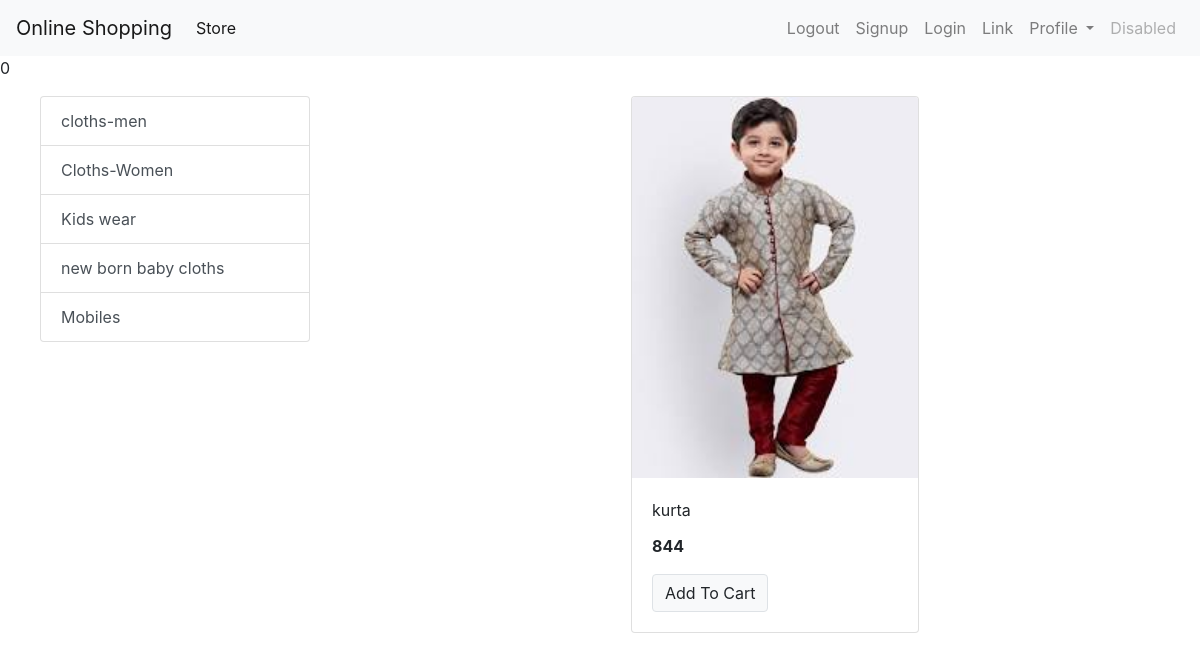
Screenshot of /?category=3 with the database file from the repository.
### Storeapp/models/category.py (models this page shows, shortened)
class Category(models.Model):
    name = models.CharField(max_length=20)
    @staticmethod
    def get_all_categories():
        return Category.objects.all()

### Storeapp/models/product.py (models this page shows, shortened)
class Product(models.Model):
    name = models.CharField(max_length=50)
    price = models.IntegerField(default=0)
    category = models.ForeignKey(Category , on_delete=models.CASCADE , default=1)
    description = models.CharField(max_length=200 , default='' , null=True , blank=True)
    image = models.ImageField(upload_to='uploads/products/')
    @staticmethod
    def get_all_products_by_categoryid(category_id):
        if category_id:
            return Product.objects.filter(category = category_id)
        else:
            return Product.get_all_products();

### Storeapp/views.py (the view)
# urls.py: path('', index , name='homepage'),
def index(request):
    products = None
    categories = Category.get_all_categories()
    categoryID = request.GET.get('category')
    if categoryID:
        products = Product.get_all_products_by_categoryid(categoryID)
    else:
        products = Product.get_all_products();
    data = {}
    data['products'] = products
    data['categories'] = categories
    print('you are : ' , request.session.get('email'))
    return render(request , 'index.html' , data)

### Storeapp/templates/index.html (shortened to what this page needs)
{% extends 'base.html' %}
{% block content %}0
<div class="container-fluid mt-3">
  <div class="row">
    <div class="col-lg-3 mx-auto">
      <div class="list-group">
        {% for category in categories %}
        <a href="/?category={{category.id}}" class="list-group-item
        list-group-item-action ">{{category.name}}</a>
        {% endfor %}
      </div>
    </div>
    <div id='products' class="col-lg-8 mx-auto">
      <div class="row mx-auto">
        {% for product in products %}
        <div class="card mx-auto mb-3" style="width: 18rem;">
         <img class="card-img-top" src="{{product.image.url}}" alt="Card image cap">
         <div class="card-body">
           <p class="card-title">{{product.name}}</p>
           <p class="card-text"><b>{{product.price}}</b> </p>
           <a href="#" class="btn btn-light border bt">Add To Cart</a>
         </div>
       </div>
        {% endfor %}
       </div>
       </div>
    </div>
  </div>
{% endblock %}

### rows the page displays
Category: name "cloths-men"
Category: name "Cloths-Women"
Category: name "Kids wear"
Category: name "new born baby cloths"
Category: name "Mobiles"
Product: image (picture), name "kurta", price "844"
